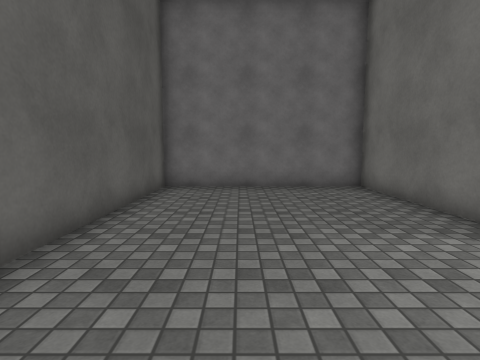
[1] (above)

16 first-person views from a walk through a scene from a Unity 3-D project. The camera is 1.3 m above the floor, tilts 6° down and sees 80° across. The floor is counted in squares, 1 m on a side. Each view is taken from the middle of a square. On the plan, view 1 faces up. The plan holds only what a view shows up to about 13 squares ahead; the rest is blank. Door leaves are left out, so doorways stand open. Surface patterns are stand-ins for the level's own textures.

[2]
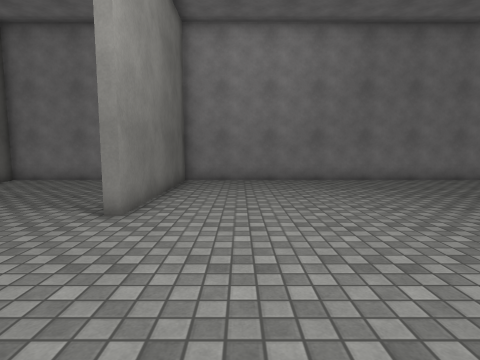

[3]
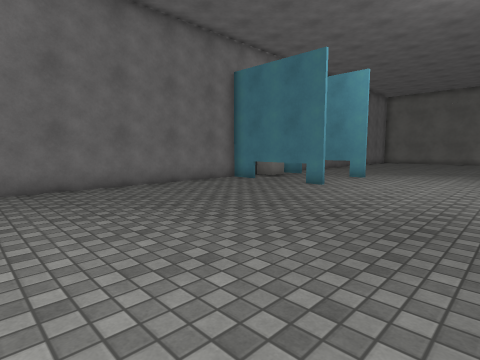

[4]
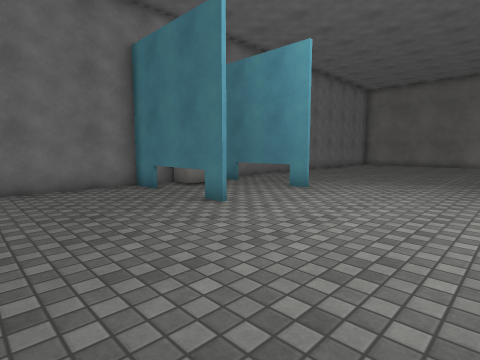

[5]
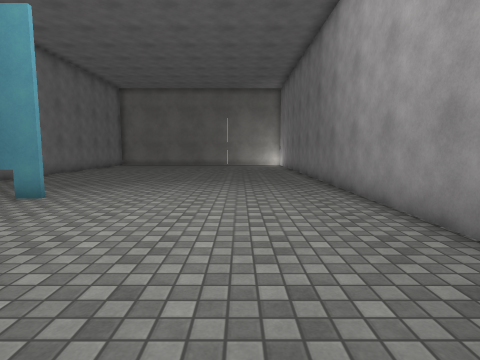

[6]
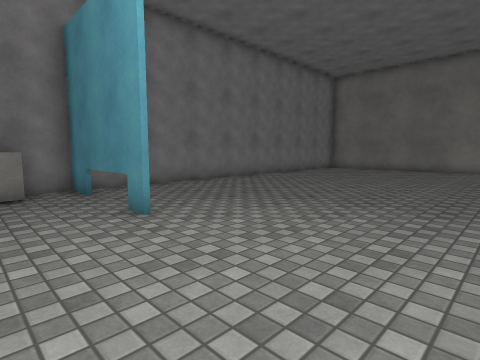

[7]
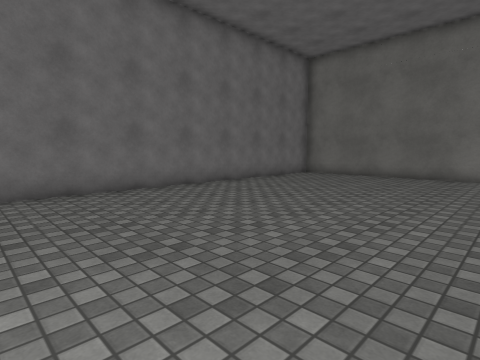

[8]
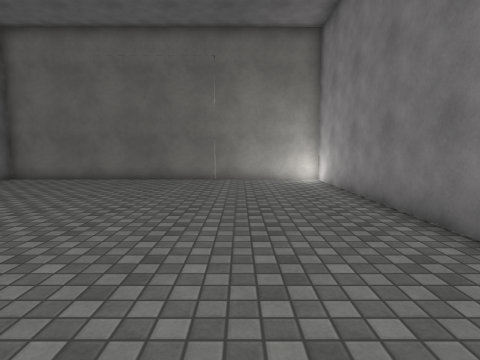

[9]
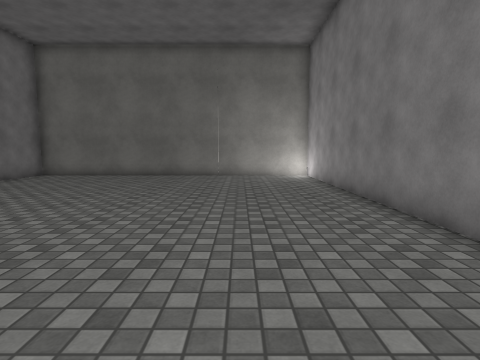

[10]
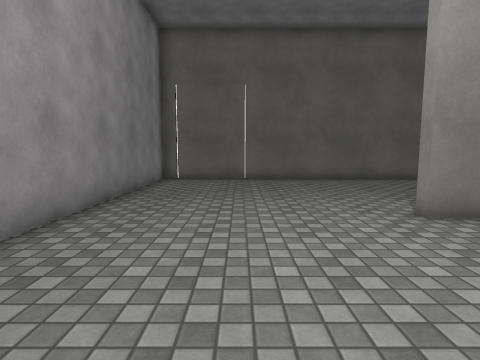

[11]
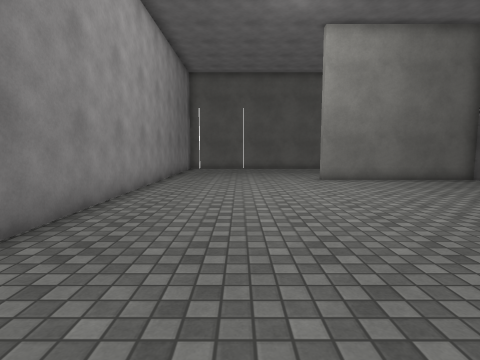

[12]
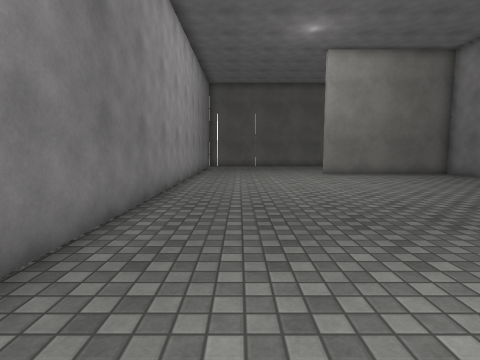

[13]
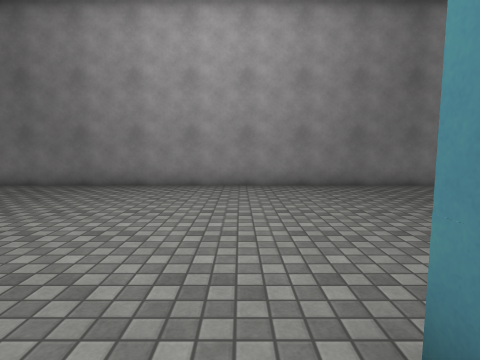

[14]
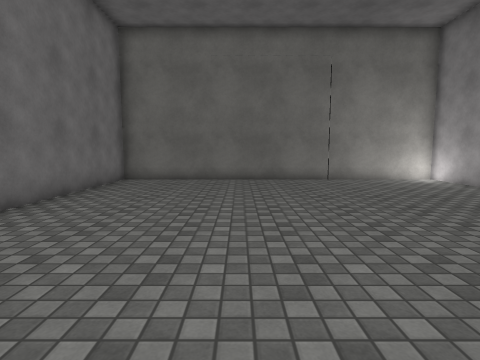

[15]
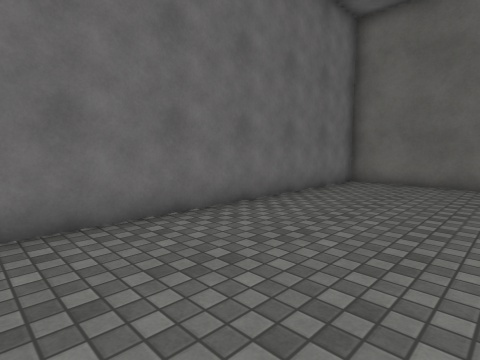

[16]
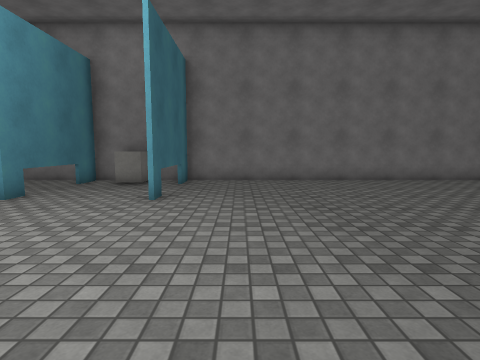

### Floor plan
Key: @ floor where view 1 was taken; # wall or solid block; . floor; D open door; T thing the floor can be seen under or through; O other object.
Columns run from 3 left of view 1 to 41 right of it. Each row starts with its distance up from view 1.
 10 #############################################
  9 #......##..............TOO.#................#
  8 #......##..............T...#................#
  7 #......##..............T...#................#
  6 #......##..............DDDD#................#
  5 #......##..............DDDD#................#
  4 #......##...................................#
  3 #...........................................#
  2 #...........................................#
  1 #...........................................#
  0 #..@........................................#
 -1 #...........................................#
 -2 #...........................................#
 -3 #...........................................#
 -4 #############################################

Positions as (right, up) in squares from view 1, and headings:
1: (0, 0), facing up
2: (7, -2), facing up
3: (10, 0), facing up-right
4: (15, 0), facing up-right
5: (16, 0), facing right
6: (21, 0), facing up-right
7: (26, 1), facing up-right
8: (28, 0), facing right
9: (26, 0), facing right
10: (10, 0), facing left
11: (17, 0), facing left
12: (20, -1), facing left
13: (21, 7), facing down
14: (28, 5), facing right
15: (29, 5), facing up-right
16: (26, -2), facing up
